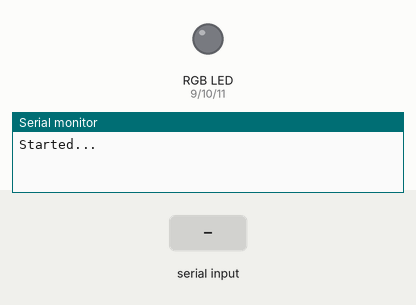
Simulated run of this sketch. Board: Arduino Uno, built with avr-gcc and run on an emulated ATmega328P. Shown: an RGB LED mixed from three pins (HIGH = lit), the last lines printed to the serial monitor. Inputs (shaded band) come from the test bench.

Above: at 4.2 s.
4.3 s: "o" received over Serial
At 5.2 s:
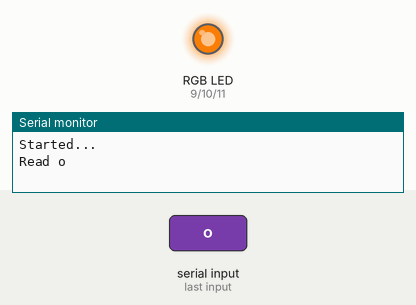
5.8 s: "r" received over Serial
At 6.3 s:
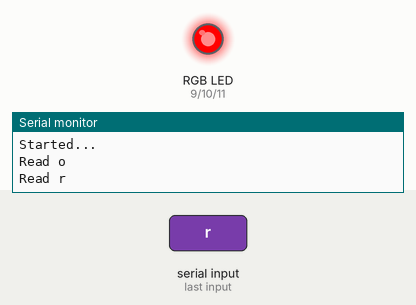
7.3 s: "g" received over Serial
At 8.7 s:
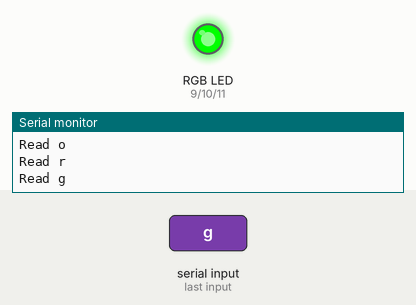
Timing chart, 0 to 10.3 s (numbered marks = the images above; inputs shaded):
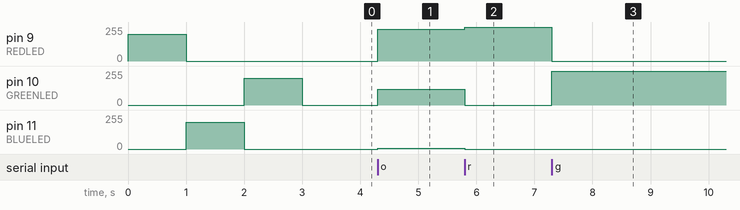

The sketch:

setled.ino
```cpp
// set led according to serial input

// Pins. Must be PWM pins.
#define REDLED  9
#define GREENLED  10
#define BLUELED  11

// Can't be higher than 255
#define MAXBRIGHT  200

void setup(){
   // Initialization wiring check
  // You should see RED, BLUE, then GREEN.
  // If you don't, then you ballsed something up.
  analogWrite(REDLED, MAXBRIGHT);
  delay(1000);
  analogWrite(REDLED, 0);
  analogWrite(BLUELED, MAXBRIGHT);
  delay(1000);
  analogWrite(BLUELED, 0);
  analogWrite(GREENLED, MAXBRIGHT);
  delay(1000);
  analogWrite(GREENLED, 0);

  Serial.begin(9600);
  Serial.println("Started...");

}

void loop(){

  if (Serial.available()){

    char ch = Serial.read();
    Serial.print("Read ");
    switch(ch){
    case 'r':
      color(255, 0, 0);
      Serial.println(ch);
      break;
    case 'g':
      color(0,255, 0);
      Serial.println(ch);
      break;
    case 'o':
      color(237,120,6);
      Serial.println(ch);
      break;
    }
  }
}

void color (unsigned char red, unsigned char green, unsigned char blue){
  analogWrite(REDLED, red);
  analogWrite(BLUELED, blue);
  analogWrite(GREENLED, green);
}
```

Measured:
- after the input at 4.3 s, pin 9 (REDLED): 0/255 → 237/255 at once; pin 10 (GREENLED): 0/255 → 120/255 at once; pin 11 (BLUELED): 0/255 → 6/255 at once
- after the input at 5.8 s, pin 9 (REDLED): 237/255 → 255/255 at once; pin 10 (GREENLED): 120/255 → 0/255 at once; pin 11 (BLUELED): 6/255 → 0/255 at once
- after the input at 7.3 s, pin 9 (REDLED): 255/255 → 0/255 at once; pin 10 (GREENLED): 0/255 → 255/255 at once
